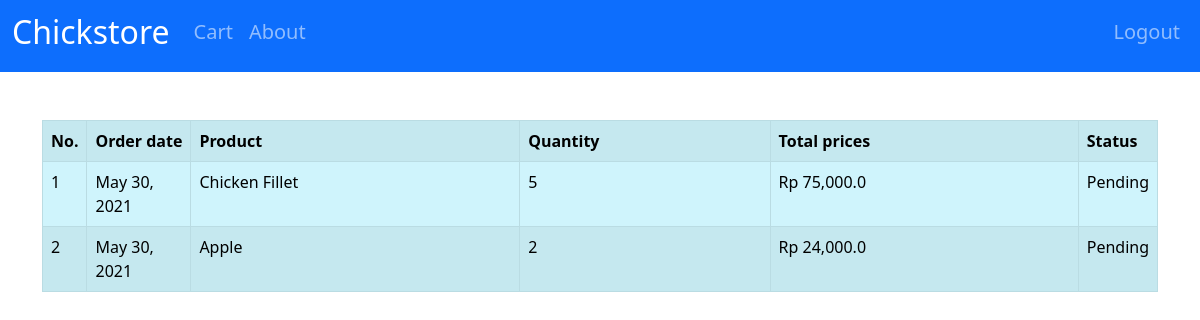
Screenshot of /orders/2 (signed in) with the database file from the repository.
### account/models.py (models this page shows, shortened)
class Order(models.Model):
    ORDERSTATS = (('Pending', 'Pending'), ('In Delivery', 'In Delivery'),)
    customer = models.ForeignKey(
        Account, related_name="order", on_delete=models.SET_NULL, null=True)
    product = models.ForeignKey(
        Product, related_name="order", on_delete=SET_NULL, null=True)
    status = models.CharField(max_length=200, choices=ORDERSTATS)
    order_date = models.DateField(auto_now_add=True, null=True)
    quantity = models.IntegerField(null=True)
    price_sum = models.FloatField(null=True)

class Product(models.Model):
    name = models.CharField(max_length=200)
    price = models.BigIntegerField()
    extra = models.CharField(max_length=200)
    picture = models.ImageField(
        upload_to='products', default='products/no_pic.jpg', validators=[validate_image])

### account/views.py (the view)
# urls.py: path('orders/<customer>', views.orders, name='orders'),
@login_required(login_url='login')
def orders(request, customer):
    orders = Order.objects.filter(customer=customer)
    context = {
        "orders": orders
    }
    return render(request, 'chickstore/orders.html', context)

### templates/chickstore/orders.html
{% extends 'common/base.html' %}
{% load humanize %}
{% block content %}
{% if orders %}
    <table class="table table-striped table-bordered table-info mt-5">
        <tr>
            <th class="fit">
                No.
            </th>
            <th class="fit">
                Order date
            </th>
            <th>
                Product
            </th>
            <th>
                Quantity
            </th>
            <th>
                Total prices
            </th>
            <th class="fit">
                Status
            </th>
        </tr>
        {% for order in orders%}
            <tr>
                <td>
                    {{forloop.counter}}
                </td>
                <td>
                    {{order.order_date}}
                </td>
                <td>
                    {{order.product.name}}
                </td>
                <td>
                    {{order.quantity}}
                </td>
                <td>
                    Rp {{order.price_sum|intcomma}}
                </td>
                <td>
                    {{order.status}}
                </td>
            </tr>
        {% endfor %}
    </table>
{% else %}
    <h4>No Orders available</h4>
{% endif %}
{% endblock %}

### static/style.css (style rules this page uses)
.table td.fit, .table th.fit { white-space: nowrap; width: 1%; }

### rows the page displays
Order: order_date "May 30, 2021", product.name "Chicken Fillet", quantity "5", price_sum "75,000.0", status "Pending"
Order: order_date "May 30, 2021", product.name "Apple", quantity "2", price_sum "24,000.0", status "Pending"
